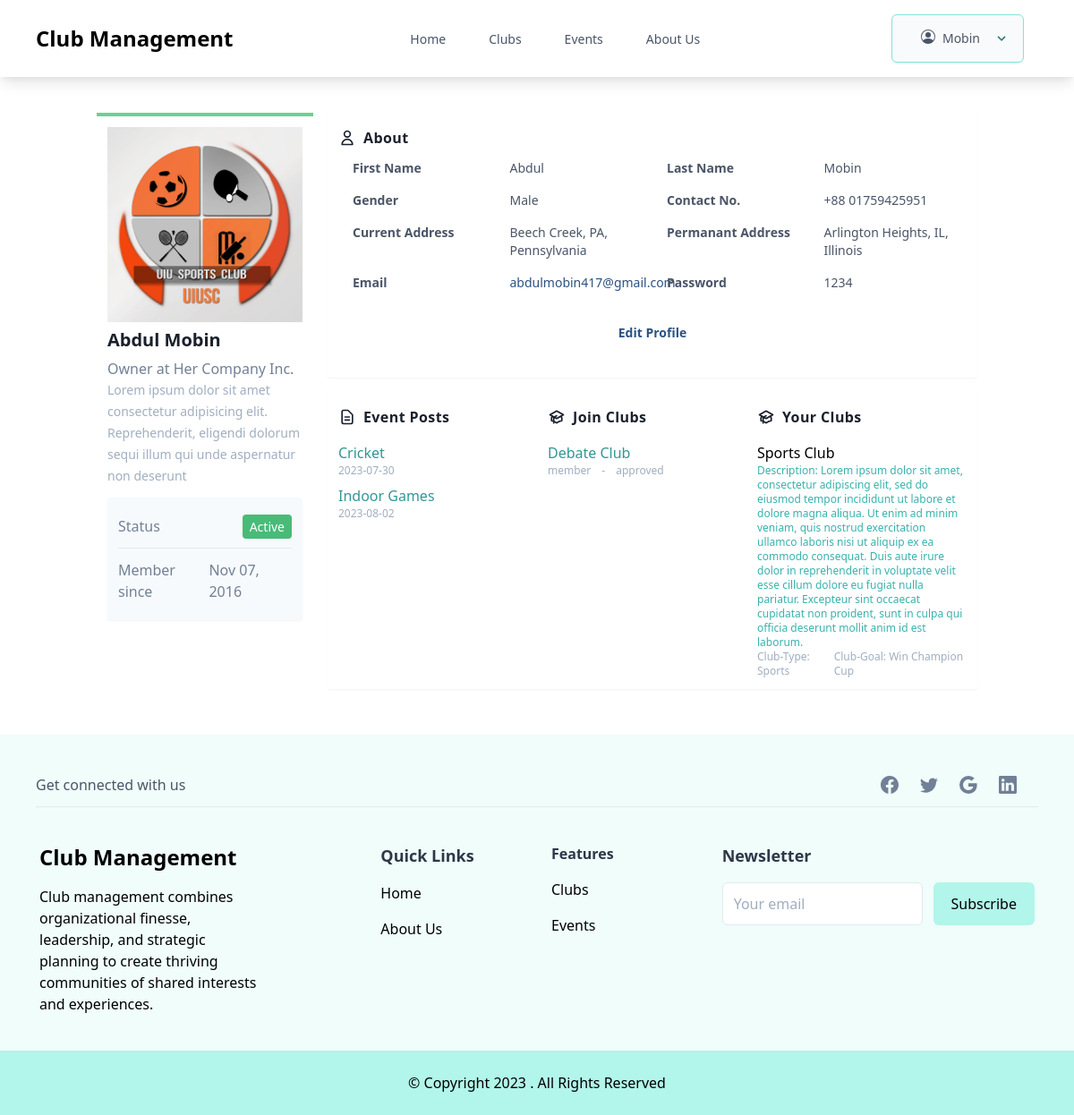
Page /user/profile/index.php (signed in) on the committed database.
### tables this page shows
CREATE TABLE `users` (
  `userId` int(11) NOT NULL,
  `FirstName` varchar(200) DEFAULT NULL,
  `LastName` varchar(200) DEFAULT NULL,
  `phone` varchar(200) DEFAULT NULL,
  `email` varchar(200) DEFAULT NULL,
  `password` varchar(200) DEFAULT NULL,
  `image` varchar(200) DEFAULT NULL
);

CREATE TABLE `clubevent` (
  `eventId` int(11) NOT NULL,
  `clubId` int(11) NOT NULL,
  `userId` int(11) NOT NULL,
  `eventName` varchar(200) DEFAULT NULL,
  `eventTitle` varchar(200) DEFAULT NULL,
  `eventDate` varchar(200) DEFAULT NULL,
  `eventIamge` varchar(200) DEFAULT NULL,
  `eventDescription` varchar(1000) DEFAULT NULL,
  `participant` int(11) DEFAULT NULL,
  `status` varchar(200) DEFAULT NULL
);

CREATE TABLE `clubmember` (
  `memberId` int(11) NOT NULL,
  `clubId` int(11) NOT NULL,
  `userId` int(11) NOT NULL,
  `clubRole` varchar(200) DEFAULT NULL,
  `status` varchar(200) DEFAULT NULL
);

CREATE TABLE `clubs` (
  `clubId` int(11) NOT NULL,
  `userId` int(11) NOT NULL,
  `clubName` varchar(200) DEFAULT NULL,
  `clubWork` varchar(200) DEFAULT NULL,
  `clubGoal` varchar(200) DEFAULT NULL,
  `clubDescription` varchar(1000) DEFAULT NULL,
  `image` varchar(200) DEFAULT NULL
);

### user/profile/index.php (the view, shortened to what this page needs)
<?php
  require_once('../../db/db.php');
  $userId = $_SESSION['userId'];
  $query = "SELECT * FROM `users` WHERE userId = '$userId';";
  $createQuery = mysqli_query($conn, $query);
  $userData = mysqli_fetch_array($createQuery);
  $clubQuery = "SELECT * FROM `clubs` WHERE userId = '$userId';";
  $ClubCreateQuery = mysqli_query($conn, $clubQuery);
  $postQuery = "SELECT * FROM `clubevent` WHERE userId = '$userId';";
  $clubPostQuery = mysqli_query($conn, $postQuery);
  $memberQuery = "SELECT * FROM `clubmember` WHERE userId = '$userId';";
  $clubMemberQuery = mysqli_query($conn, $memberQuery);
?>
<!DOCTYPE html>
<html lang="en">
  <head>
    <link rel="stylesheet" href="../../style.css" />
    <link
      href="https://unpkg.com/tailwindcss@^1.0/dist/tailwind.min.css"
      rel="stylesheet"
    />
  </head>
  <body class="">
    <section class="shadow-lg font-poppins">
      <div class="max-w-6xl px-4 mx-auto" x-data="{open:false}">
        <div class="relative flex items-center justify-between py-4">
          <a href="#" class="text-2xl font-semibold leading-none"
            >Club Management</a
          >
          <ul class="hidden lg:w-auto lg:space-x-12 lg:items-center lg:flex">
            <li>
              <a
                href="../index.php"
                class="text-sm text-gray-700 hover:text-teal-700"
                >Home</a
              >
            </li>
            <li>
              <a href="../clubList/index.php" class="text-sm text-gray-700 hover:text-teal-700"
                >Clubs</a
              >
            </li>
            <li>
              <a href="../eventList/index.php" class="text-sm text-gray-700 hover:text-teal-700"
                >Events</a
              >
            </li>
            <li>
              <a href="../../aboutus/index.html" class="text-sm text-gray-700 hover:text-teal-700"
                >About Us</a
              >
            </li>
          </ul>
          <div class="hidden lg:block">
            <div class="max-w-6xl px-4 mx-auto">
              <div
                x-data="{ open: false }"
                class="relative inline-block text-left"
              >
                <div>
                  <button
                    x-on:click="open = true"
                    type="button"
                    class="inline-flex justify-center items-center w-full px-4 py-2 text-sm font-medium text-teal-700 border border-teal-300 rounded-md shadow-sm bg-gray-50 hover:bg-teal-50 focus:outline-none focus:ring-2 focus:ring-offset-2 focus:ring-offset-gray-100 focus:ring-teal-500"
                  >
                    <div>
                      <a
                        href="#"
                        class="flex px-4 py-2 text-sm text-gray-700 hover:text-teal-500"
                      >
                        <span class="mr-2">
                           </span
                        ><?php echo $userData['LastName']; ?></a
                      >
                    </div>
                    <svg
                      class="w-4 h-4 fill-current hover:text-teal-500"
                      xmlns="http://www.w3.org/2000/svg"
                      viewBox="0 0 20 20"
                      :class="{'rotate-180': open, 'rotate-0': !open}"
                    >
                      <path
                        d="M9.293 12.95l.707.707L15.657 8l-1.414-1.414L10 10.828 5.757 6.586 4.343 8z"
                      />
                    </svg>
                  </button>
                </div>
              </div>
            </div>
          </div>
        </div>
      </div>
    </section>
    <section>
      <div class="container mx-auto my-5 p-5">
        <div class="md:flex no-wrap md:-mx-2">
          <div class="w-full md:w-3/12 md:mx-2">
            <div class="bg-white p-3 border-t-4 border-green-400">
              <div class="image overflow-hidden">
                <img
                  class="w-full mx-auto"
                  src="../<?php echo $userData['image']; ?>"
                  alt=""
                />
              </div>
              <h1 class="text-gray-900 font-bold text-xl leading-8 my-1">
                <?php echo $userData['FirstName'] . " " . $userData['LastName']; ?>
              </h1>
              <h3 class="text-gray-600 font-lg text-semibold leading-6">
                Owner at Her Company Inc.
              </h3>
              <p class="text-sm text-gray-500 hover:text-gray-600 leading-6">
                Lorem ipsum dolor sit amet consectetur adipisicing elit.
                Reprehenderit, eligendi dolorum sequi illum qui unde aspernatur
                non deserunt
              </p>
              <ul
                class="bg-gray-100 text-gray-600 hover:text-gray-700 hover:shadow py-2 px-3 mt-3 divide-y rounded shadow-sm"
              >
                <li class="flex items-center py-3">
                  <span>Status</span>
                  <span class="ml-auto"
                    ><span
                      class="bg-green-500 py-1 px-2 rounded text-white text-sm"
                      >Active</span
                    ></span
                  >
                </li>
                <li class="flex items-center py-3">
                  <span>Member since</span>
                  <span class="ml-auto">Nov 07, 2016</span>
                </li>
              </ul>
            </div>
          </div>
          <div class="w-full md:w-9/12 mx-2 h-64">
            <div class="bg-white p-3 shadow-sm rounded-sm">
              <div
                class="flex items-center space-x-2 font-semibold text-gray-900 leading-8"
              >
                <span clas="text-green-500">
                  <svg
                    class="h-5"
                    xmlns="http://www.w3.org/2000/svg"
                    fill="none"
                    viewBox="0 0 24 24"
                    stroke="currentColor"
                  >
                    <path
                      stroke-linecap="round"
                      stroke-linejoin="round"
                      stroke-width="2"
                      d="M16 7a4 4 0 11-8 0 4 4 0 018 0zM12 14a7 7 0 00-7 7h14a7 7 0 00-7-7z"
                    />
                  </svg>
                </span>
                <span class="tracking-wide">About</span>
              </div>
              <div class="text-gray-700">
                <div class="grid md:grid-cols-2 text-sm">
                  <div class="grid grid-cols-2">
                    <div class="px-4 py-2 font-semibold">First Name</div>
                    <div class="px-4 py-2"><?php echo $userData['FirstName']; ?></div>
                  </div>
                  <div class="grid grid-cols-2">
                    <div class="px-4 py-2 font-semibold">Last Name</div>
                    <div class="px-4 py-2"><?php echo $userData['LastName']; ?></div>
                  </div>
                  <div class="grid grid-cols-2">
                    <div class="px-4 py-2 font-semibold">Gender</div>
                    <div class="px-4 py-2">Male</div>
                  </div>
                  <div class="grid grid-cols-2">
                    <div class="px-4 py-2 font-semibold">Contact No.</div>
                    <div class="px-4 py-2">+88 <?php echo $userData['phone']; ?></div>
                  </div>
                  <div class="grid grid-cols-2">
                    <div class="px-4 py-2 font-semibold">Current Address</div>
                    <div class="px-4 py-2">Beech Creek, PA, Pennsylvania</div>
                  </div>
                  <div class="grid grid-cols-2">
                    <div class="px-4 py-2 font-semibold">Permanant Address</div>
                    <div class="px-4 py-2">Arlington Heights, IL, Illinois</div>
                  </div>
                  <div class="grid grid-cols-2">
                    <div class="px-4 py-2 font-semibold">Email</div>
                    <div class="px-4 py-2">
                      <a class="text-blue-800" href="mailto:jane@example.com"
                        ><?php echo $userData['email']; ?></a
                      >
                    </div>
                  </div>
                  <div class="grid grid-cols-2">
                    <div class="px-4 py-2 font-semibold">Password</div>
                    <div class="px-4 py-2"><?php echo $userData['password']; ?></div>
                  </div>
                </div>
              </div>
              <a href="./edit.php">
                <button
                  class="block w-full text-blue-800 text-sm font-semibold rounded-lg hover:bg-gray-100 focus:outline-none focus:shadow-outline focus:bg-gray-100 hover:shadow-xs p-3 my-4"
                >
                  Edit Profile
                </button>
              </a>
            </div>
            <div class="bg-white p-3 shadow-sm rounded-sm">
              <div class="grid grid-cols-3">
                <div>
                  <div
                    class="flex items-center space-x-2 font-semibold text-gray-900 leading-8 mb-3"
                  >
                    <span clas="text-green-500">
                      <svg
                        class="h-5"
                        xmlns="http://www.w3.org/2000/svg"
                        fill="none"
                        viewBox="0 0 24 24"
                        stroke="currentColor"
                      >
                        <path
                          stroke-linecap="round"
                          stroke-linejoin="round"
                          stroke-width="2"
                          d="M9 12h6m-6 4h6m2 5H7a2 2 0 01-2-2V5a2 2 0 012-2h5.586a1 1 0 01.707.293l5.414 5.414a1 1 0 01.293.707V19a2 2 0 01-2 2z"
                        />
                      </svg>
                    </span>
                    <span class="tracking-wide">Event Posts</span>
                  </div>
                  <ul class="list-inside space-y-2">
                    <?php
                      if($clubPostQuery->num_rows>0){
                        while($row1 = mysqli_fetch_assoc($clubPostQuery)){
                    ?>
                    <li>
                      <div class="text-teal-600"><?php echo $row1['eventTitle'] ?></div>
                      <div class="text-gray-500 text-xs">
                        <p><?php echo $row1['eventDate'] ?></p>
                      </div>
                    </li>
                    <?php }} ?>
                  </ul>
                </div>
                <div>
                  <div
                    class="flex items-center space-x-2 font-semibold text-gray-900 leading-8 mb-3"
                  >
                    <span clas="text-green-500">
                    </span>
                    <span class="tracking-wide">Join Clubs</span>
                  </div>
                  <ul class="list-inside space-y-2">
                    <?php
                      if($clubMemberQuery->num_rows>0){
                        while($row2 = mysqli_fetch_assoc($clubMemberQuery)){
                          $clubNameQuery = "SELECT * FROM clubs WHERE clubId=".$row2['clubId'].";";
                          $execute = mysqli_query($conn, $clubNameQuery);
                          $nameData = mysqli_fetch_assoc($execute);
                    ?>
                    <li>
                      <div class="text-teal-600"><?php echo $nameData['clubName'] ?></div>
                      <div class="text-gray-500 text-xs flex gap-3">
                        <p><?php echo $row2['clubRole'] ?></p>
                        <p>-</p>
                        <p><?php echo $row2['status'] ?></p>
                      </div>
                    </li>
                    <?php }} ?>
                  </ul>
                </div>
                <div>
                  <div
                    class="flex items-center space-x-2 font-semibold text-gray-900 leading-8 mb-3"
                  >
                    <span clas="text-green-500">
                    </span>
                    <span class="tracking-wide">Your Clubs</span>
                  </div>
                  <ul class="list-inside space-y-2">
                    <?php
                      if($ClubCreateQuery->num_rows>0){
                        while($row = mysqli_fetch_assoc($ClubCreateQuery)){
                    ?>
                    <li>
                      <div class="text-black"><?php echo $row['clubName']; ?></div>
                      <div class="text-teal-500 text-xs">
                        Description: <?php echo $row['clubDescription']; ?>
                      </div>
                      <div class="text-gray-500 text-xs flex justify-between">
                        <div>Club-Type: <?php echo $row['clubWork']; ?></div>
                        <div>Club-Goal: <?php echo $row['clubGoal']; ?></div>
                      </div>
                    </li>
                    <?php
                        }
                      }else{
                    ?>
                    <li>
                      <div class="text-gray-500 text-xs">You haven't created any club</div>
                    </li>
                    <?php
                      }
                    ?>
                  </ul>
                </div>
              </div>
            </div>
          </div>
        </div>
      </div>
    </section>
    <footer>
      <?php
        include('../../footer/footer.php');
      ?>
    </footer>
  </body>
</html>

### rows in the picture
users: LastName "Mobin", image (picture), FirstName "Abdul", phone "01759425951", email "abdulmobin417@gmail.com", password "1234"
clubevent: eventTitle "Cricket", eventDate "2023-07-30"
clubevent: eventTitle "Indoor Games", eventDate "2023-08-02"
clubmember: clubs.clubName "Debate Club", clubRole "member", status "approved"
clubs: clubName "Sports Club", clubDescription "Lorem ipsum dolor sit amet, consectetur adipiscing elit, sed do eiusmod tempor incididunt ut labore et dolore magna aliqua. Ut enim ad minim veniam, quis nostrud exercitation ullamco laboris nisi ut aliquip ex ea commodo consequat. Duis aute irure dolor in reprehenderit in voluptate velit esse cillum dolore eu fugiat nulla pariatur. Excepteur sint occaecat cupidatat non proident, sunt in culpa qui officia deserunt mollit anim id est laborum.", clubWork "Sports", clubGoal "Win Champion Cup"
